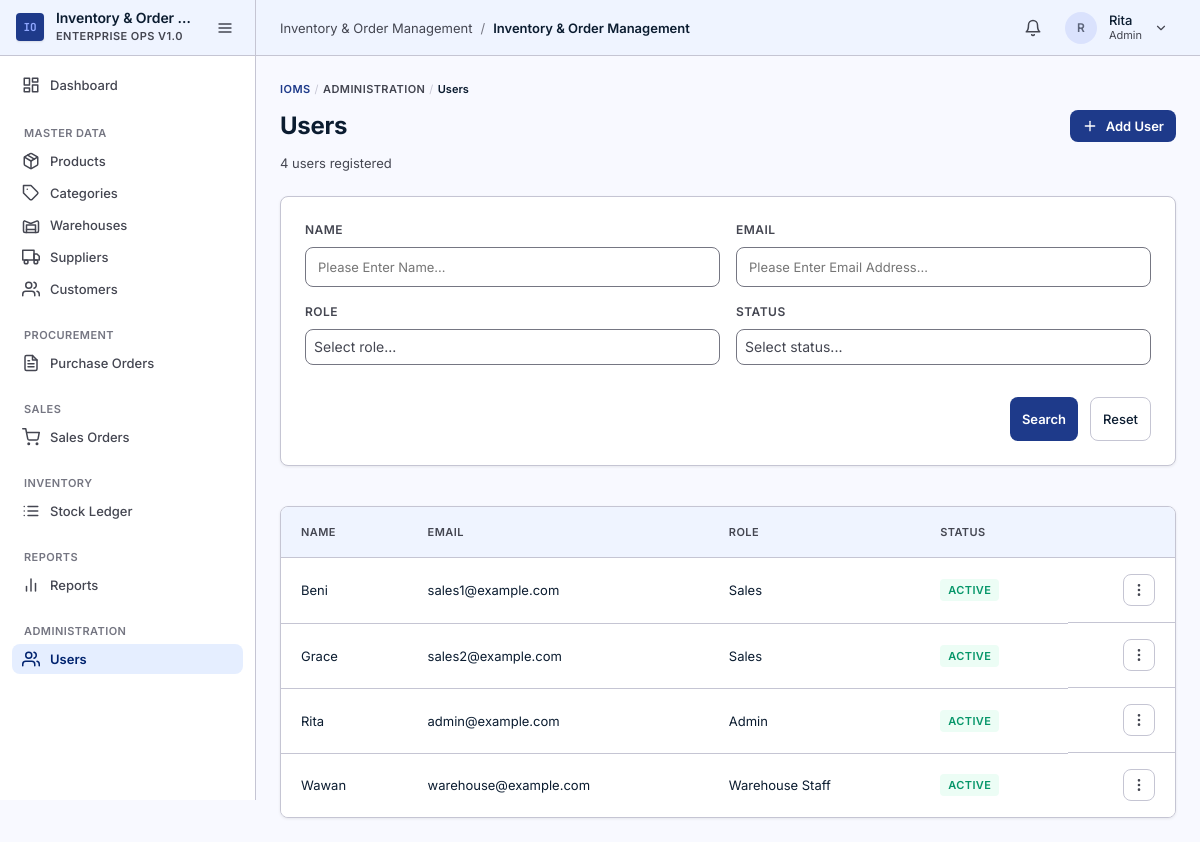
The app's page /users (signed in) with its own data.
### tables this page shows
CREATE TABLE IF NOT EXISTS users (
    id            BIGINT UNSIGNED NOT NULL AUTO_INCREMENT,
    name          VARCHAR(100)    NOT NULL,
    email         VARCHAR(255)    NOT NULL,
    password_hash VARCHAR(255)    NOT NULL,
    role          ENUM('Admin','Sales','WarehouseStaff') NOT NULL,
    is_active     TINYINT(1)      NOT NULL DEFAULT 1,
    created_by    BIGINT UNSIGNED NULL,
    updated_by    BIGINT UNSIGNED NULL,
    created_at    DATETIME        NOT NULL DEFAULT CURRENT_TIMESTAMP,
    updated_at    DATETIME        NOT NULL DEFAULT CURRENT_TIMESTAMP ON UPDATE CURRENT_TIMESTAMP,
    PRIMARY KEY (id),
    UNIQUE KEY uniq_users_email (email),
    KEY idx_users_role (role),
    KEY idx_users_active (is_active),
    KEY idx_users_name (name),
    KEY idx_users_created_by (created_by),
    KEY idx_users_updated_by (updated_by),
    CONSTRAINT fk_users_created_by FOREIGN KEY (created_by) REFERENCES users(id) ON DELETE SET NULL ON UPDATE CASCADE,
    CONSTRAINT fk_users_updated_by FOREIGN KEY (updated_by) REFERENCES users(id) ON DELETE SET NULL ON UPDATE CASCADE
);

### views/master/users/list.php (the view, shortened to what the rows shown need)
<?php
$hasFilter = ($filterName ?? '') !== '' || ($email ?? '') !== '';
?>
<div class="page-header">
    <nav class="page-header__breadcrumb" aria-label="Breadcrumb">
        <a href="/dashboard">IOMS</a>
        <span class="page-header__breadcrumb-sep">/</span>
        <span>Administration</span>
        <span class="page-header__breadcrumb-sep">/</span>
        <span class="page-header__breadcrumb-current">Users</span>
    </nav>
    <div class="page-header__title-row">
        <h1 class="page-header__title">Users</h1>
        <div class="page-header__actions">
            <a class="btn btn--primary" href="/users/create">
                <svg width="16" height="16" aria-hidden="true"><use href="/assets/img/icons.svg#icon-plus"></use></svg>
                Add User
            </a>
        </div>
    </div>
    <p class="page-header__subtitle"><?= count($users) ?> user<?= count($users) === 1 ? '' : 's' ?> registered</p>
</div>
<div class="card" style="margin-bottom: var(--space-4);">
    <form method="post" action="/users/search" novalidate>
        <div class="filter-grid">
            <div class="form-field">
                <label class="form-field__label" for="user-name">Name</label>
                <input class="input" type="search" id="user-name" name="name"
                       value="<?= htmlspecialchars($filterName ?? '', ENT_QUOTES, 'UTF-8') ?>"
                       placeholder="Please Enter Name…">
            </div>
            <div class="form-field">
                <label class="form-field__label" for="user-email">Email</label>
                <input class="input" type="search" id="user-email" name="email"
                       value="<?= htmlspecialchars($email ?? '', ENT_QUOTES, 'UTF-8') ?>"
                       placeholder="Please Enter Email Address…">
            </div>
            <?php
            include __DIR__ . '/../../_multi-select.php';
            ?>
            <?php
            include __DIR__ . '/../../_multi-select.php';
            ?>
        </div>
        <div class="form-actions form-actions--search-right">
            <a class="btn btn--secondary" href="/users">Reset</a>
            <button type="submit" class="btn btn--primary">Search</button>
        </div>
    </form>
</div>
<?php if (count($users) === 0): ?>
    <div class="empty-state-card">
        <svg aria-hidden="true"><use href="/assets/img/icons.svg#icon-users"></use></svg>
        <p><strong>No users found</strong></p>
        <p class="empty-state-card__hint"><?php if ($hasFilter): ?>No results match the current filters. Try different search terms.<?php else: ?>Get started by adding your first user.<?php endif; ?></p>
    </div>
<?php else: ?>
    <div class="table-wrap">
        <table class="table">
            <thead>
            <tr>
                <th data-i18n="users.name">Name</th>
                <th data-i18n="users.email">Email</th>
                <th data-i18n="users.role">Role</th>
                <th data-i18n="common.status">Status</th>
                <th></th>
            </tr>
            </thead>
            <tbody>
            <?php foreach ($users as $user): ?>
                <tr>
                    <td><?= htmlspecialchars($user->name, ENT_QUOTES, 'UTF-8') ?></td>
                    <td><?= htmlspecialchars($user->email, ENT_QUOTES, 'UTF-8') ?></td>
                    <td><?= htmlspecialchars($user->role->label(), ENT_QUOTES, 'UTF-8') ?></td>
                    <td>
                        <span class="badge <?= $user->isActive ? 'badge--active' : 'badge--inactive' ?>">
                            <?= $user->isActive ? 'Active' : 'Inactive' ?>
                        </span>
                    </td>
                    <td class="table__actions">
                        <div class="row-actions">
                            <button type="button" class="row-actions__trigger" aria-haspopup="true" aria-expanded="false" aria-label="Actions for <?= htmlspecialchars($user->name, ENT_QUOTES, 'UTF-8') ?>">
                                <svg width="16" height="16" aria-hidden="true"><use href="/assets/img/icons.svg#icon-more-vertical"></use></svg>
                            </button>
                        </div>
                    </td>
                </tr>
            <?php endforeach; ?>
            </tbody>
        </table>
    </div>
<?php endif; ?>

### views/layouts/main.php (shortened to what the rows shown need)
<?php
$requestUri = $_SERVER['REQUEST_URI'] ?? '/';
$requestPath = parse_url($requestUri, PHP_URL_PATH) ?? '/';
$req = trim($requestPath, '/');
$isActive = static function(string $path) use ($req): bool {
    $p = trim($path, '/');
    return $req === $p || str_starts_with($req, $p . '/');
};
$grantedPermissions = $grantedPermissions ?? [];
$hasPermission = static function(string $key) use ($grantedPermissions): bool {
    return in_array($key, $grantedPermissions, true);
};
$avatarInitials = '';
if ($currentUser !== null) {
    $parts = explode(' ', $currentUser->name);
    $avatarInitials = strtoupper(substr($parts[0] ?? '', 0, 1))
                 . strtoupper(substr($parts[1] ?? '', 0, 1));
}
$roleLabel = $currentUser !== null ? $currentUser->role->label() : '';
$canSeeNotifications = $currentUser !== null
    && ($currentUser->role === \App\Entity\Role::Admin || $currentUser->role === \App\Entity\Role::WarehouseStaff);
$headerTitle = $pageTitle ?? 'Inventory & Order Management';
$assetVersion = static function(): string {
    static $version = null;
    if ($version !== null) {
        return $version;
    }
    $latest = 0;
    $assetsDir = __DIR__ . '/../../public/assets';
    if (is_dir($assetsDir)) {
        $iterator = new \RecursiveIteratorIterator(
            new \RecursiveDirectoryIterator($assetsDir, \FilesystemIterator::SKIP_DOTS)
        );
        foreach ($iterator as $file) {
            if ($file->isFile()) {
                $mtime = $file->getMTime();
                if ($mtime > $latest) {
                    $latest = $mtime;
                }
            }
        }
    }
    return (string) ($latest ?: time());
};
$assetVer = $assetVersion();
?>
<!doctype html>
<html lang="en">
<head>
    <link rel="stylesheet" href="/assets/css/tokens.css?v=<?= htmlspecialchars($assetVer, ENT_QUOTES, 'UTF-8') ?>">
    <link rel="stylesheet" href="/assets/css/components.css?v=<?= htmlspecialchars($assetVer, ENT_QUOTES, 'UTF-8') ?>">
    <link rel="stylesheet" href="/assets/css/main.css?v=<?= htmlspecialchars($assetVer, ENT_QUOTES, 'UTF-8') ?>">
</head>
<body data-page="<?= htmlspecialchars($req, ENT_QUOTES, 'UTF-8') ?>">
<?php if ($currentUser === null): ?>
<header class="app-header">
    <a class="app-header__brand" href="/">
        <svg width="20" height="20" aria-hidden="true"><use href="/assets/img/icons.svg#icon-package"></use></svg>
        <span>Inventory &amp; Order Management</span>
    </a>
    <div class="app-header__actions">
    </div>
</header>
<main class="app-main">
    <?= $content ?>
</main>
<?php else: ?>
<div class="app-shell">
    <aside class="app-sidebar" id="app-sidebar" role="navigation" aria-label="Main navigation">
        <div class="app-sidebar__brand">
            <div class="app-sidebar__brand-inner">
                <div class="app-sidebar__logo" aria-hidden="true">IO</div>
                <div class="app-sidebar__brand-text">
                    <span class="app-sidebar__brand-name">Inventory &amp; Order Management</span>
                    <span class="app-sidebar__brand-sub">Enterprise Ops v1.0</span>
                </div>
            </div>
            <button type="button" class="app-sidebar__toggle" id="sidebar-toggle-btn" aria-label="Toggle sidebar" title="Toggle sidebar">
                <svg width="16" height="16" aria-hidden="true"><use href="/assets/img/icons.svg#icon-menu"></use></svg>
            </button>
        </div>
        <nav class="app-sidebar__nav" aria-label="Primary">
            <div class="nav-group">
                <a class="nav-link nav-link--tall <?= $isActive('dashboard') ? 'is-active' : '' ?>" href="/dashboard">
                    <span class="nav-link__icon">
                        <svg aria-hidden="true"><use href="/assets/img/icons.svg#icon-layout-dashboard"></use></svg>
                    </span>
                    <span class="nav-link__text">Dashboard</span>
                </a>
            </div>
            <div class="nav-group">
                <div class="nav-group__title">Master Data</div>
                <a class="nav-link <?= $isActive('products') ? 'is-active' : '' ?>" href="/products">
                    <span class="nav-link__icon"><svg aria-hidden="true"><use href="/assets/img/icons.svg#icon-package"></use></svg></span>
                    <span class="nav-link__text">Products</span>
                </a>
                <?php if ($hasPermission('master_data.menu')): ?>
                <a class="nav-link <?= $isActive('categories') ? 'is-active' : '' ?>" href="/categories">
                    <span class="nav-link__icon"><svg aria-hidden="true"><use href="/assets/img/icons.svg#icon-tag"></use></svg></span>
                    <span class="nav-link__text">Categories</span>
                </a>
                <a class="nav-link <?= $isActive('warehouses') ? 'is-active' : '' ?>" href="/warehouses">
                    <span class="nav-link__icon"><svg aria-hidden="true"><use href="/assets/img/icons.svg#icon-warehouse"></use></svg></span>
                    <span class="nav-link__text">Warehouses</span>
                </a>
                <a class="nav-link <?= $isActive('suppliers') ? 'is-active' : '' ?>" href="/suppliers">
                    <span class="nav-link__icon"><svg aria-hidden="true"><use href="/assets/img/icons.svg#icon-truck"></use></svg></span>
                    <span class="nav-link__text">Suppliers</span>
                </a>
                <a class="nav-link <?= $isActive('customers') ? 'is-active' : '' ?>" href="/customers">
                    <span class="nav-link__icon"><svg aria-hidden="true"><use href="/assets/img/icons.svg#icon-users"></use></svg></span>
                    <span class="nav-link__text">Customers</span>
                </a>
                <?php endif; ?>
            </div>
            <?php if ($hasPermission('purchase_orders.manage')): ?>
            <div class="nav-group">
                <div class="nav-group__title">Procurement</div>
                <a class="nav-link <?= $isActive('purchase-orders') ? 'is-active' : '' ?>" href="/purchase-orders">
                    <span class="nav-link__icon"><svg aria-hidden="true"><use href="/assets/img/icons.svg#icon-file-text"></use></svg></span>
                    <span class="nav-link__text">Purchase Orders</span>
                </a>
            </div>
            <?php endif; ?>
            <?php if ($hasPermission('sales_orders.menu')): ?>
            <div class="nav-group">
                <div class="nav-group__title">Sales</div>
                <a class="nav-link <?= $isActive('sales-orders') ? 'is-active' : '' ?>" href="/sales-orders">
                    <span class="nav-link__icon"><svg aria-hidden="true"><use href="/assets/img/icons.svg#icon-shopping-cart"></use></svg></span>
                    <span class="nav-link__text">Sales Orders</span>
                </a>
            </div>
            <?php endif; ?>
            <?php if ($hasPermission('stock_ledger.view')): ?>
            <div class="nav-group">
                <div class="nav-group__title">Inventory</div>
                <a class="nav-link <?= $isActive('stock-ledger') ? 'is-active' : '' ?>" href="/stock-ledger">
                    <span class="nav-link__icon"><svg aria-hidden="true"><use href="/assets/img/icons.svg#icon-list"></use></svg></span>
                    <span class="nav-link__text">Stock Ledger</span>
                </a>
            </div>
            <?php endif; ?>
            <?php if ($hasPermission('reports.stock_ledger.view') || $hasPermission('reports.sales_orders.view') || $hasPermission('reports.purchase_orders.view')): ?>
            <div class="nav-group">
                <div class="nav-group__title">Reports</div>
                <a class="nav-link <?= $isActive('reports') ? 'is-active' : '' ?>" href="/reports">
                    <span class="nav-link__icon"><svg aria-hidden="true"><use href="/assets/img/icons.svg#icon-bar-chart"></use></svg></span>
                    <span class="nav-link__text">Reports</span>
                </a>
            </div>
            <?php endif; ?>
            <?php if ($hasPermission('users.manage')): ?>
            <div class="nav-group">
                <div class="nav-group__title">Administration</div>
                <a class="nav-link <?= $isActive('users') ? 'is-active' : '' ?>" href="/users">
                    <span class="nav-link__icon"><svg aria-hidden="true"><use href="/assets/img/icons.svg#icon-users"></use></svg></span>
                    <span class="nav-link__text">Users</span>
                </a>
            </div>
            <?php endif; ?>
        </nav>
    </aside>
    <div class="app-main">
        <header class="app-header">
            <nav class="app-header__breadcrumb" aria-label="Breadcrumb">
                <a href="/dashboard">Inventory &amp; Order Management</a>
                <span class="app-header__breadcrumb-sep" aria-hidden="true">/</span>
                <span class="app-header__breadcrumb-current"><?= htmlspecialchars($headerTitle, ENT_QUOTES, 'UTF-8') ?></span>
            </nav>
            <div class="app-header__actions">
                <?php if ($canSeeNotifications): ?>
                <div class="notif-menu" id="notif-menu">
                    <button type="button" class="icon-btn icon-btn--icon-only notif-menu__trigger" id="notif-menu-btn" aria-haspopup="true" aria-expanded="false" aria-controls="notif-menu-dropdown" aria-label="Notifications">
                        <svg width="18" height="18" aria-hidden="true"><use href="/assets/img/icons.svg#icon-bell"></use></svg>
                    </button>
                </div>
                <?php endif; ?>
                <div class="account-menu" id="account-menu">
                    <button type="button" class="user-info user-info--trigger" id="account-menu-btn" aria-haspopup="true" aria-expanded="false" aria-controls="account-menu-dropdown">
                        <div class="user-info__avatar" aria-hidden="true">
                            <?= htmlspecialchars($avatarInitials, ENT_QUOTES, 'UTF-8') ?>
                        </div>
                        <div class="user-info__meta">
                            <span class="user-info__name"><?= htmlspecialchars($currentUser->name, ENT_QUOTES, 'UTF-8') ?></span>
                            <span class="user-info__role"><?= htmlspecialchars($roleLabel, ENT_QUOTES, 'UTF-8') ?></span>
                        </div>
                        <span class="account-menu__chevron" aria-hidden="true">
                            <svg width="14" height="14" aria-hidden="true"><use href="/assets/img/icons.svg#icon-chevron-down"></use></svg>
                        </span>
                    </button>
                </div>
            </div>
        </header>
        <div class="app-content">
            <?= $content ?>
        </div>
    </div>
</div>
<?php endif; ?>
</body>
</html>

### records on screen
users: name "R", name "Rita", email "admin@example.com", label "Admin", is_active "ACTIVE"
users: name "Beni", email "sales1@example.com", label "Sales", is_active "ACTIVE"
users: name "Grace", email "sales2@example.com", label "Sales", is_active "ACTIVE"
users: name "Wawan", email "warehouse@example.com", label "Warehouse Staff", is_active "ACTIVE"

### other values on screen
$headerTitle "Inventory & Order Management"
$roleLabel "Admin"
count($users) "4"
$label "ROLE STATUS"
